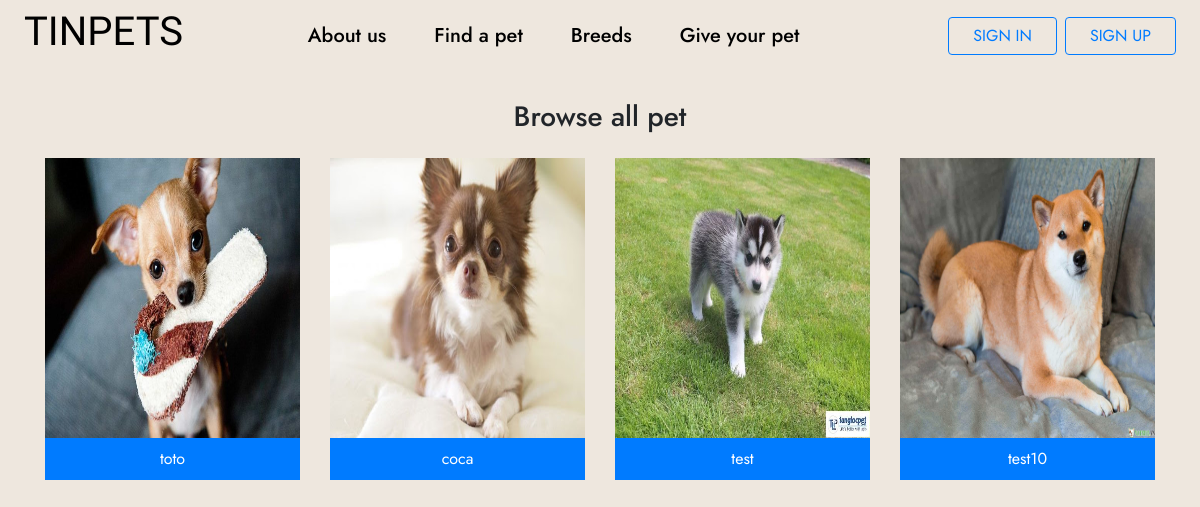
Page /find on the earlier database version.
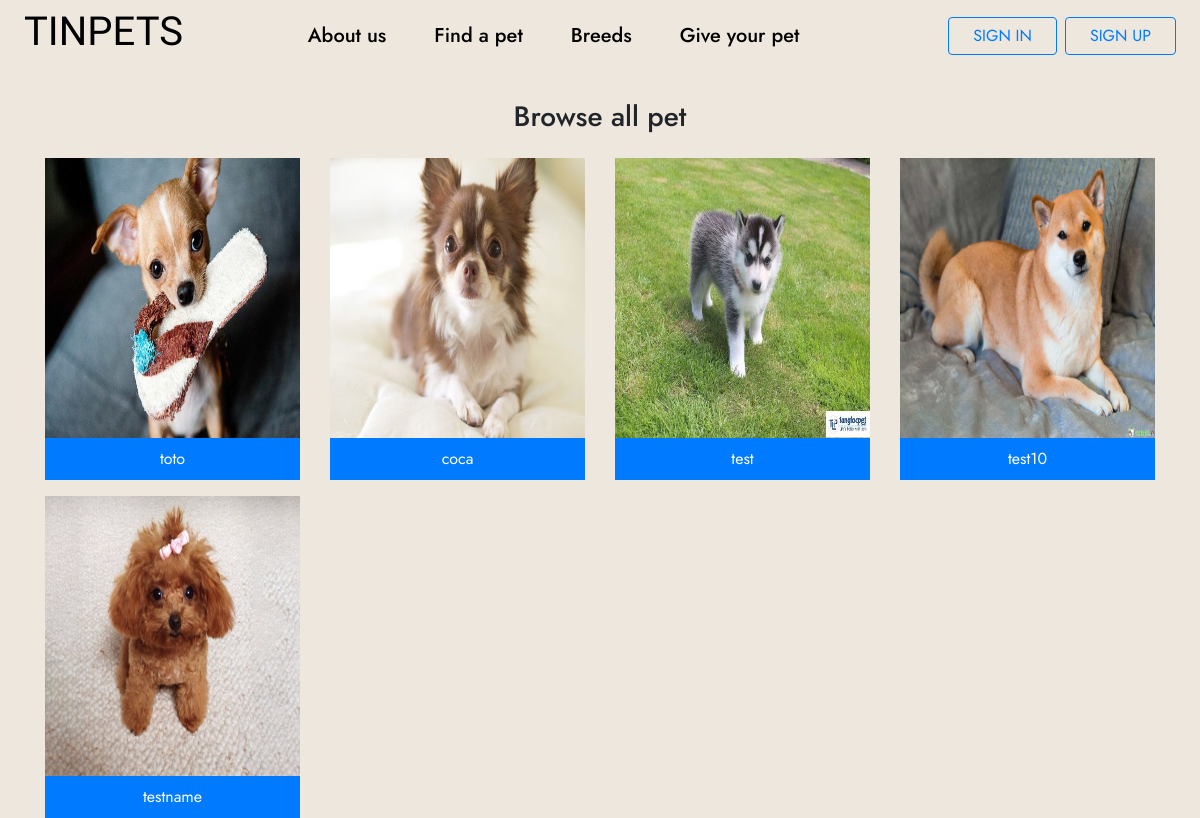
Same page on the later database version.
### myapp/models.py (models this page shows, shortened)
class Pet(models.Model):
    SEX_CHOICES = (
        ('F', 'Female',),
        ('M', 'Male',),
    )
    RACE_CHOICES=(
        ('D','Dog'),
        ('C','Cat'),
        ('O','Other'),
    )
    PURPOSE_CHOICES=(
        ('G','Give'),
        ('B','Breed'),
    )
    name=models.CharField(max_length=20)
    gender=models.CharField(
         max_length=1,
        choices=SEX_CHOICES,
    )
    age=models.PositiveIntegerField()
    race=models.CharField(
        max_length=1,
        choices=RACE_CHOICES,
    )
    type=models.CharField(max_length=20)
    purpose=models.CharField(
        max_length=1,
        choices=PURPOSE_CHOICES,
    )
    location=models.CharField(max_length=20)
    image=models.ImageField(upload_to='img/%y')
    owner=models.CharField(max_length=20)
    email=models,CharField(max_length=50)

### myapp/views.py (the view)
# urls.py: path('find',views.find,name="find"),
def find(request):
    pet=Pet.objects.all().filter(purpose='G')
    return render(request,'find.html',{'pets':pet})

### templates/find.html (shortened to what this page needs)
{% load static %}
<!doctype html>
<html lang="en">
  <head>
    <link rel="stylesheet" href="https://stackpath.bootstrapcdn.com/bootstrap/4.3.1/css/bootstrap.min.css">
    <link rel="stylesheet" href="{% static 'css/style.css' %}">
  </head>
  <body style="background-color: #eee7de;">
    <div >
        <nav class="navbar w-100 px-4 navbar__fix navbar-expand-lg navbar-light ">
            <a href="/" style="text-decoration: none; color: black;">
            <h1 class="logo">
              TINPETS
            </h1>
            </a>
            <div class=" navbar-collapse" id="navbarSupportedContent">
              <ul class="navbar-nav m-auto">
                  <a href="" style="text-decoration: none; color: black;">
                    <li class="nav-item mx-4">
                      About us
                    </li>
                  </a>
                <a href="/find"  style="text-decoration: none; color: black;">
                <li class="nav-item mx-4">
                  Find a pet
                </li>
                </a>
                <a href="/breed"  style="text-decoration: none; color: black;">
                <li class="nav-item mx-4">
                  Breeds
                </li>
                </a>
                <a href="/give"  style="text-decoration: none; color: black;">
                <li class="nav-item mx-4">
                  Give your pet
                </li>
                </a>
              </ul>
              {% if user.is_authenticated %}
                  <i class="mr-1 fa fa-user"></i>
                  <h5 style="margin-bottom: 0;"> {{user.username}} </h5>
                  <a href="/logout" class="btn  btn-outline-primary ml-3">LOG OUT</a>
              {% else %}
              <a  href="/login"  class="  ml-2 ml-2 px-4 login__btn btn  btn-outline-primary">
                SIGN IN
              </a>
              <a href="/register" class="  ml-2 ml-2 px-4 login__btn btn  btn-outline-primary">
                SIGN UP
              </a>
              {% endif %}
            </div>
          </nav>
        <div class="findapet__wrapper ">
            <h3 class="text-center">Browse all pet </h3>
          <div class="container">
            <div class="row">
                {% for x in pets %}
                <div class="item__wrapper col-3 pt-3">
                    <img class="item__img w-100" src="{{ x.image.url }}" alt=""/>
                    <div class="item__content">
                        <h6 class="py-2 btn btn-primary w-100" >{{ x.name }}</h6>
                    </div>
                </div>
                {% endfor %}
            </div>
          </div>
        </div>
    </div>
  </body>
</html>

Differences in the rows shown:
added Pet: image (picture), name "testname"
